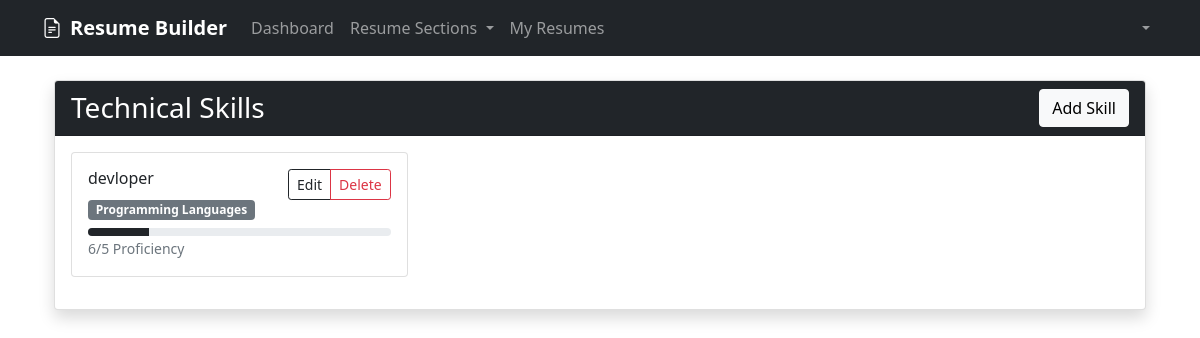
Screenshot of /dashboard/skills/ (signed in) with the database file from the repository.
### resume_builder/models.py (models this page shows, shortened)
class TechnicalSkill(models.Model):
    user = models.ForeignKey(User, on_delete=models.CASCADE)
    name = models.CharField(max_length=100)
    proficiency = models.IntegerField(
        validators=[MinValueValidator(1), MaxValueValidator(10)],
        help_text="Rate your proficiency from 1-10"
    )
    category = models.CharField(max_length=50, choices=[
        ('programming', 'Programming Languages'),
        ('frameworks', 'Frameworks & Libraries'),
        ('databases', 'Databases'),
        ('tools', 'Tools & Technologies'),
        ('soft_skills', 'Soft Skills'),
    ])
    created_at = models.DateTimeField(auto_now_add=True)
    updated_at = models.DateTimeField(auto_now=True)

### resume_builder/views.py (the view)
# urls.py: path('skills/', views.skill_list, name='skill_list'),
@login_required
def skill_list(request):
    check = require_resume(request)
    if check: return check
    skills = TechnicalSkill.objects.filter(user=request.user).order_by('category', 'name')
    return render(request, 'resume_builder/skill_list.html', {'skills': skills})

### resume_builder/views.py (called while the page is built)
def require_resume(request):
    if not Resume.objects.filter(user=request.user).exists():
        messages.warning(request, 'You must create a resume before adding other information.')
        return redirect('resume_template_select')
    return None

### templates/resume_builder/skill_list.html (shortened to what this page needs)
{% extends 'base.html' %}
{% block content %}
<div class="container mt-4">
    <div class="row">
        <div class="col-12">
            <div class="card shadow">
                <div class="card-header bg-dark text-white d-flex justify-content-between align-items-center">
                    <h3 class="mb-0">Technical Skills</h3>
                    <a href="{% url 'skill_create' %}" class="btn btn-light">Add Skill</a>
                </div>
                <div class="card-body">
                    {% if skills %}
                        <div class="row">
                            {% for skill in skills %}
                                <div class="col-md-4 mb-3">
                                    <div class="card h-100">
                                        <div class="card-body">
                                            <div class="d-flex justify-content-between align-items-start">
                                                <div>
                                                    <h6 class="card-title">{{ skill.name }}</h6>
                                                    <span class="badge bg-secondary">{{ skill.get_category_display }}</span>
                                                </div>
                                                <div class="btn-group" role="group">
                                                    <a href="{% url 'skill_update' skill.pk %}" class="btn btn-sm btn-outline-dark">Edit</a>
                                                    <a href="{% url 'skill_delete' skill.pk %}" class="btn btn-sm btn-outline-danger">Delete</a>
                                                </div>
                                            </div>
                                            <div class="mt-2">
                                                <div class="progress" style="height: 8px;">
                                                    <div class="progress-bar bg-dark" role="progressbar"
                                                         style="width: 20%;"
                                                         aria-valuenow="{{ skill.proficiency }}"
                                                         aria-valuemin="0"
                                                         aria-valuemax="5">
                                                    </div>
                                                </div>
                                                <small class="text-muted">{{ skill.proficiency }}/5 Proficiency</small>
                                            </div>
                                        </div>
                                    </div>
                                </div>
                            {% endfor %}
                        </div>
                    {% else %}
                        <div class="text-center py-4">
                            <h5 class="text-muted">No skills added yet</h5>
                            <p class="text-muted">Add your technical skills to showcase your expertise.</p>
                            <a href="{% url 'skill_create' %}" class="btn btn-dark">Add First Skill</a>
                        </div>
                    {% endif %}
                </div>
            </div>
        </div>
    </div>
</div>
{% endblock %}

### rows the page displays
TechnicalSkill: name "devloper", category "Programming Languages", proficiency "6"
